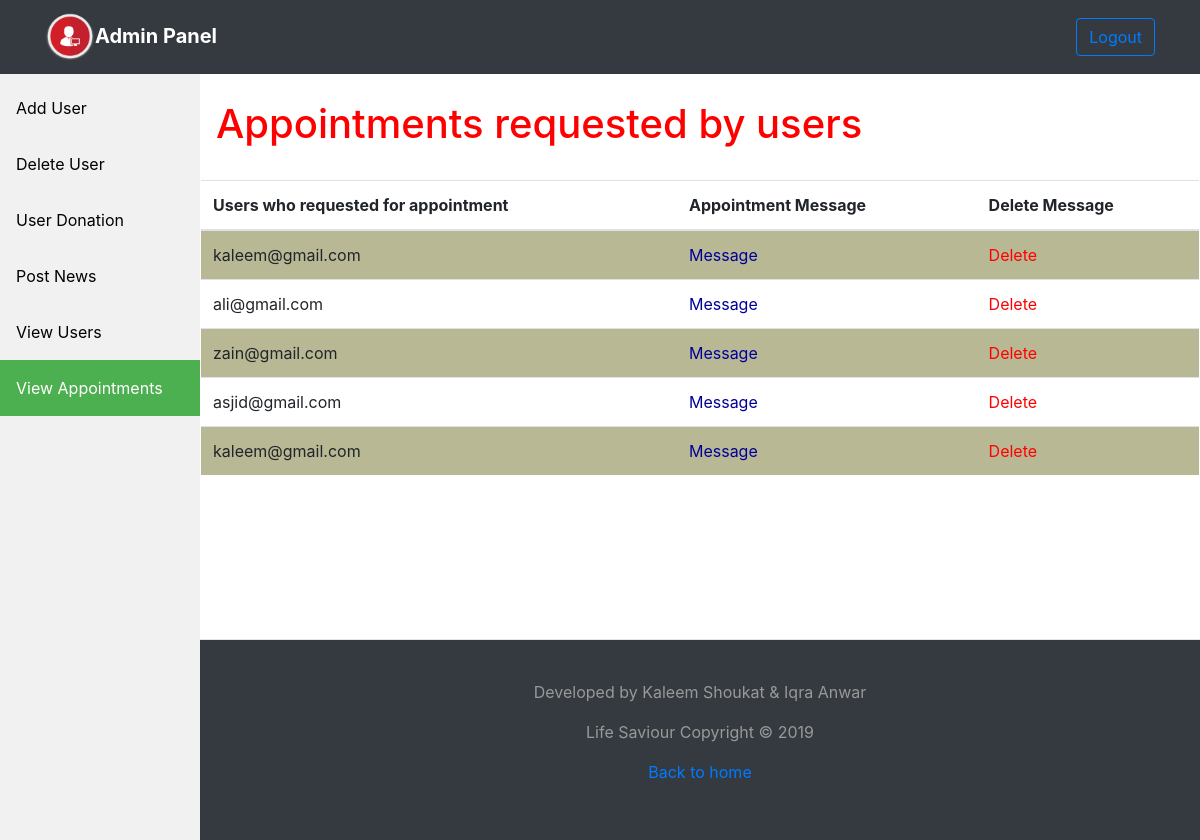
Screenshot of /admin/viewappointment.php with the database file from the repository.
### tables this page shows
CREATE TABLE `appointment` (
  `id` int(11) NOT NULL,
  `email` varchar(25) NOT NULL,
  `hospital` varchar(35) NOT NULL,
  `timing` varchar(11) NOT NULL,
  `date` varchar(11) NOT NULL,
  `message` varchar(255) NOT NULL
);

### admin/viewappointment.php (the view, shortened to what this page needs)
<!DOCTYPE html>
<html>
<head>
	<link rel="stylesheet" type="text/css" href="vendor/bootstrap/css/bootstrap.min.css">
	<link rel="stylesheet" type="text/css" href="vendor/style.css?v=1.1">
	<link rel="stylesheet" type="text/css" href="vendor/sidebar.css?v=1.1">
</head>
<body>
<?php
   include('includes/header.php');
   include('includes/sidebar.php');
?>
<div class="content" style="padding-top: 100px; padding-bottom: 100px;">
<h1 style="color: red;">Appointments requested by users</h1><br>
	<div class="row justify-content-center">
		<table class="table">
			<thead>
				<tr style="background-color: white !important;">
					<th>Users who requested for appointment</th>
					<th>Appointment Message</th>
					<th>Delete Message</th>
				</tr>
			</thead>
			<?php
				$con = mysqli_connect('localhost', 'root', '12345678', 'lifesaviour');
				$s= "select * from appointment";
				$result= mysqli_query($con, $s);
				 while( $row = mysqli_fetch_assoc($result)){
				 	$messageId = $row['id'];
					echo "<tr>";
					echo "<td>".$row['email']."</td>";
					echo "<td><a href='message.php?id=".$messageId."'  style=\"text-decoration: none; color: #000099;\">Message</a></td>";
					echo "<td><a href='deleteMessage.php?id=".$messageId."' onClick=\"javascript:return confirm('Are you sure you want to delete this?');\" style=\"color: red;  text-decoration: none;\">Delete</a></td>";
					echo "</tr>";
				}
			?>
		</table>
	</div>
</div>
<br><br>
<?php
   include('includes/footer.php');
?>
</body>
</html>

### admin/viewappointment.php (style rules this page uses)
tr:nth-child(odd) { background-color: #b8b894; }

### rows the page displays
appointment: email "kaleem@gmail.com"
appointment: email "ali@gmail.com"
appointment: email "zain@gmail.com"
appointment: email "asjid@gmail.com"
appointment: email "kaleem@gmail.com"
